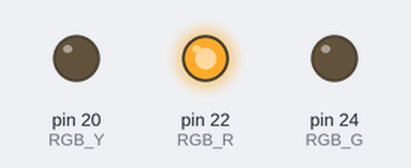
Recording of a sketch running on a simulated Arduino Mega 2560, built with avr-gcc and run on an emulated ATmega2560. Shown: output pins drawn as LEDs (lit = HIGH).

Above: at 0.1 s.
Timing chart, 0 to 1.6 s (numbered marks = the images above):
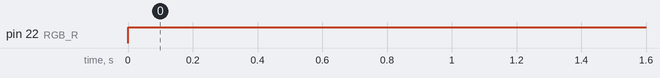

The sketch:

rgb-led.ino
```cpp
#define RGB_R 22
#define RGB_Y 20
#define RGB_G 24 // next to longest 5V pin alone

void setup() {
  pinMode(RGB_R, OUTPUT);
  pinMode(RGB_G, OUTPUT);
  pinMode(RGB_Y, OUTPUT);
}

void loop() {
  digitalWrite(RGB_R, HIGH);
  digitalWrite(RGB_G, LOW);
  digitalWrite(RGB_Y, LOW);
}
```

Measured:
- by itself, pin 22 (RGB_R): LOW → HIGH at 0.00 s
